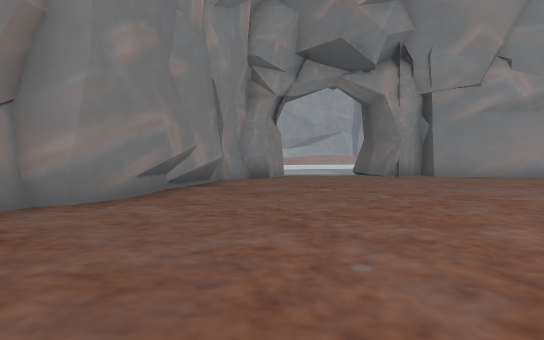
[1] (above)

12 first-person views from a walk through a Unity game level. The camera is 1.4 m above the floor, tilts 2° down and sees 75° across. The floor is counted in squares, 2 m on a side. Each view is taken from the middle of a square. On the plan, view 1 faces up. The plan holds only what a view shows up to about 11 squares ahead; the rest is blank. The place goes on beyond the plan. Some animated figures are not drawn. Some surface patterns are stand-ins.

[2]
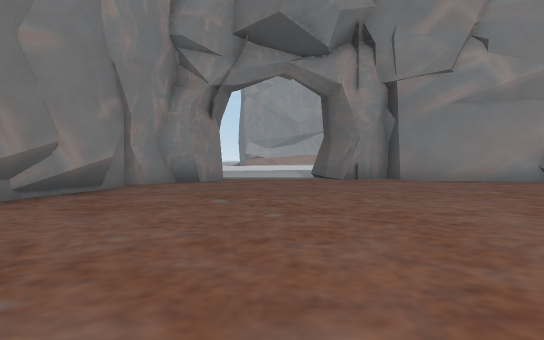

[3]
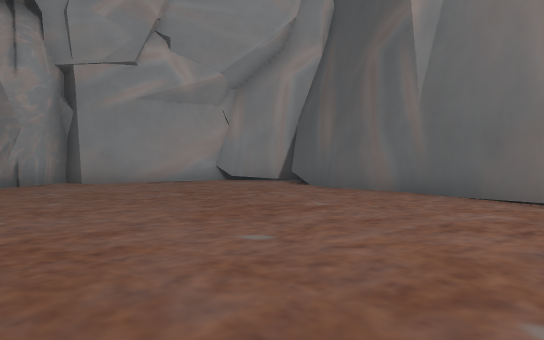

[4]
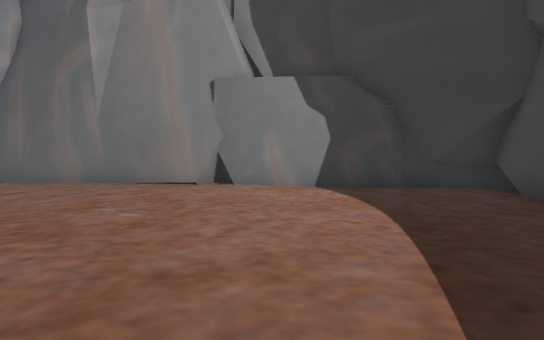

[5]
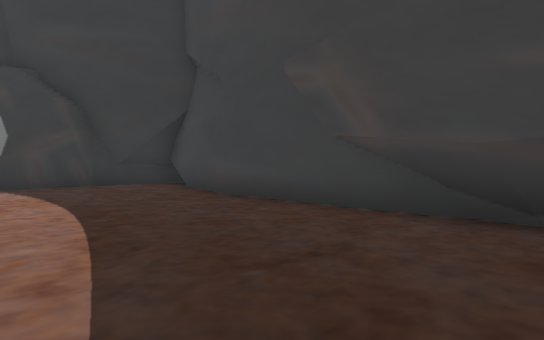

[6]
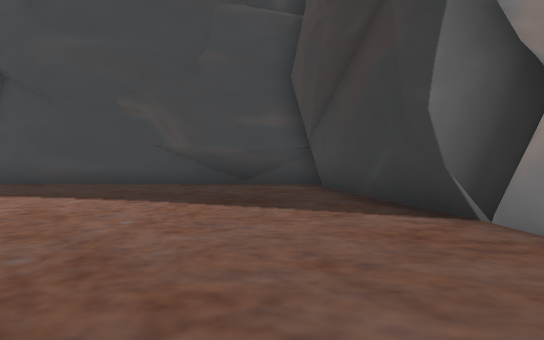

[7]
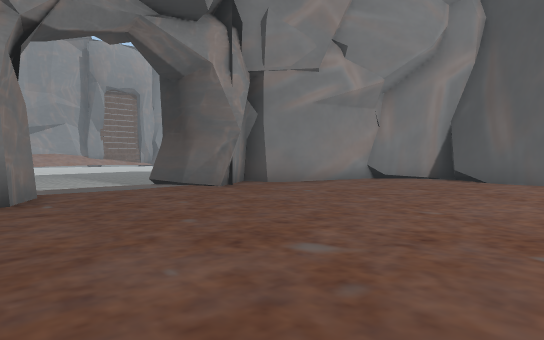

[8]
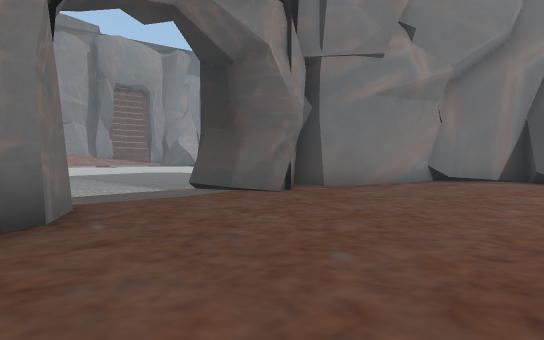

[9]
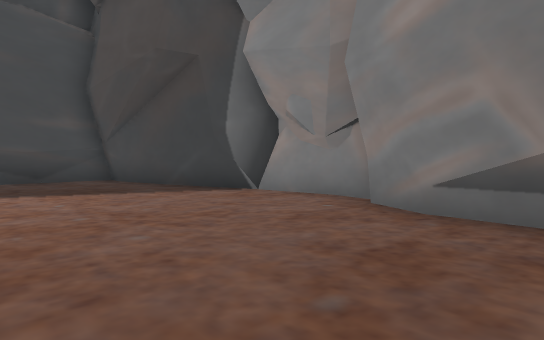

[10]
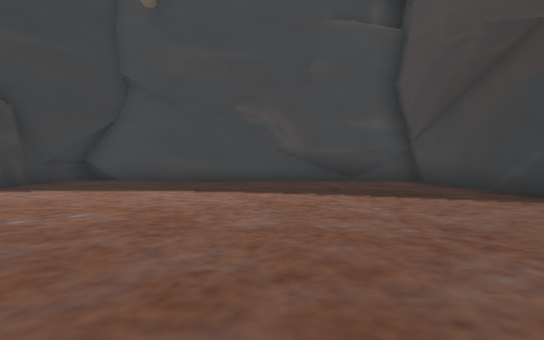

[11]
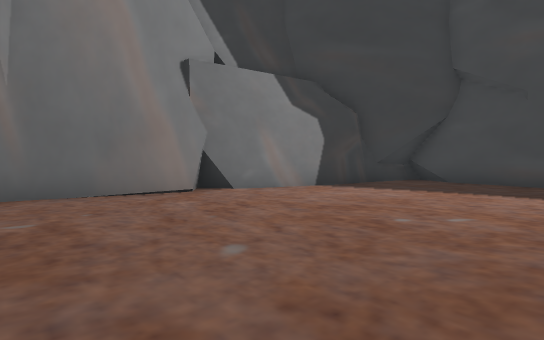

[12]
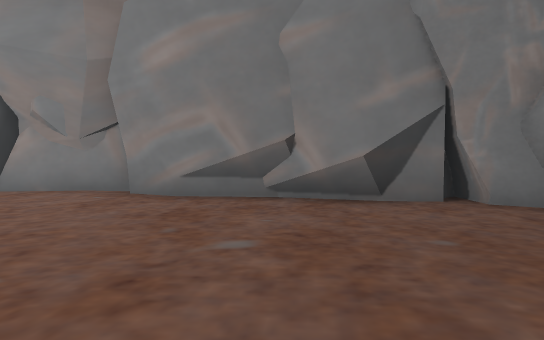

### Floor plan
Points are (right, up) in squares from view 1. A wall is a line through its corners. A room is listed if a view was taken in it or the views show most of it. See-through windows are left out.
Room 1 (views 1, 2, 3, 4, 5, 6, 7, 8, 9, 10, 11, 12)
walls: (9.5, 2.6) (9.4, 3.7); (10, 5.5) (10.1, 6.5); (9.4, 2.2) (9.9, 2.4) (9.3, 2.9) (10, 5.8); (10.1, 6.2) (9.9, 7.7); (9.5, 2) (9.7, 2.4); (10, 7) (10, 7.8) (10.2, 8.2); (-2.5, 6.3) (-3, 5.2) (-3.6, 4.9) (-3.5, 2.2); (8.6, 0.2) (8.9, 1.3); (-1.9, 8.4) (-2, 7.1); (-2.1, 8.2) (-2.2, 6.8); (10.2, 8) (10.5, 9.6) (11.3, 9.9) (9.8, 11.7); (-1.4, 9.5) (-2.5, 5.9); (-3.5, 4.6) (-3.6, 4.1); (-3, 2.1) (-2, -3); (-1.8, 10.3) (-1.3, 9.4) (-2.3, 7.8); (-1.6, 10.8) (-1.7, 9.8); (-0.2, 11.9) (-1.1, 11.7); (-3.7, 2.5) (-2.8, 1.6); (7, 12.6) (6.1, 13.3) (6, 14.1) (4.3, 13); (4.4, -3.2) (7.9, -3.9); (8.3, -2) (8.1, -1.7); (5, 13.4) (4.4, 12.7); (-0.8, 12.2) (-1.4, 11.1); (9, 12.2) (8.2, 12.4); (7.8, -3) (8.3, -2.5); (10, 11.6) (9.6, 12.2); (8.2, -2.9) (8.3, -0.7) (9.3, 1.5); (0.6, -3.3) (4.6, -3.2); (11.5, 10) (9.8, 11.6); (-0.2, -3) (1.2, -3.4); (10, 12.1) (6.7, 12.7); (-2.3, -3.4) (-0.8, -3.3); (-2.3, -3.5) (0.1, -2.9) (1.7, -3.4)
low walls: (8.9, 1.1) (9.1, 1.5); (-2.3, 8.1) (-2.5, 6.3); (-1.5, 9.7) (-1.9, 8.4); (-1.6, 9.8) (-2.3, 7.8); (-3.3, 2.2) (-2.6, -0.2); (-0.1, 12) (-0.8, 12.2); (-1.2, 11.3) (-2.5, 11.3); (6.8, -3.6) (7.5, -4.1); (-1.1, -3.4) (-0.3, -3.2) (0.6, -3.5); (7.9, -4.2) (8.3, -2); (7.7, -4.4) (7.9, -4.1)
ways out: opening at (2, 12.3)

Positions as (right, up) in squares from view 1, and headings:
1: (0, 0), facing up
2: (2, 2), facing up
3: (3, 3), facing up-right
4: (0, 1), facing right
5: (-1, 1), facing down-right
6: (-1, 6), facing down
7: (-1, 6), facing up-right
8: (-1, 8), facing up-right
9: (2, 8), facing down-left
10: (2, 7), facing down
11: (3, 7), facing down-right
12: (4, 8), facing left
